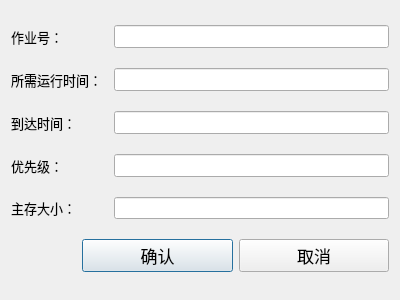
<?xml version="1.0" encoding="UTF-8"?>
<ui version="4.0">
 <class>Dialog</class>
 <widget class="QDialog" name="Dialog">
  <property name="geometry">
   <rect>
    <x>0</x>
    <y>0</y>
    <width>400</width>
    <height>300</height>
   </rect>
  </property>
  <property name="windowTitle">
   <string>Dialog</string>
  </property>
  <layout class="QGridLayout" name="gridLayout">
   <item row="2" column="0" colspan="2">
    <widget class="QLabel" name="label_2">
     <property name="font">
      <font>
       <pointsize>10</pointsize>
      </font>
     </property>
     <property name="text">
      <string>到达时间：</string>
     </property>
     <property name="margin">
      <number>10</number>
     </property>
    </widget>
   </item>
   <item row="3" column="3">
    <widget class="QLineEdit" name="lineEditPriority">
     <property name="font">
      <font>
       <pointsize>10</pointsize>
      </font>
     </property>
    </widget>
   </item>
   <item row="1" column="0" colspan="2">
    <widget class="QLabel" name="label_4">
     <property name="font">
      <font>
       <pointsize>10</pointsize>
      </font>
     </property>
     <property name="text">
      <string>所需运行时间：</string>
     </property>
     <property name="margin">
      <number>10</number>
     </property>
    </widget>
   </item>
   <item row="5" column="1" colspan="3">
    <layout class="QHBoxLayout" name="horizontalLayout">
     <item>
      <widget class="QPushButton" name="pushButton">
       <property name="font">
        <font>
         <pointsize>13</pointsize>
        </font>
       </property>
       <property name="text">
        <string>确认</string>
       </property>
      </widget>
     </item>
     <item>
      <widget class="QPushButton" name="pushButton_2">
       <property name="font">
        <font>
         <pointsize>13</pointsize>
        </font>
       </property>
       <property name="text">
        <string>取消</string>
       </property>
      </widget>
     </item>
    </layout>
   </item>
   <item row="1" column="3">
    <widget class="QLineEdit" name="lineEditRequiredRunningTime">
     <property name="font">
      <font>
       <pointsize>10</pointsize>
      </font>
     </property>
    </widget>
   </item>
   <item row="0" column="0">
    <widget class="QLabel" name="label">
     <property name="font">
      <font>
       <pointsize>10</pointsize>
      </font>
     </property>
     <property name="text">
      <string>作业号：</string>
     </property>
     <property name="margin">
      <number>10</number>
     </property>
    </widget>
   </item>
   <item row="3" column="0">
    <widget class="QLabel" name="label_3">
     <property name="font">
      <font>
       <pointsize>10</pointsize>
      </font>
     </property>
     <property name="text">
      <string>优先级：</string>
     </property>
     <property name="margin">
      <number>10</number>
     </property>
    </widget>
   </item>
   <item row="0" column="3">
    <widget class="QLineEdit" name="lineEditPid">
     <property name="font">
      <font>
       <pointsize>10</pointsize>
      </font>
     </property>
    </widget>
   </item>
   <item row="2" column="3">
    <widget class="QLineEdit" name="lineEditArrivalTime">
     <property name="font">
      <font>
       <pointsize>10</pointsize>
      </font>
     </property>
    </widget>
   </item>
   <item row="4" column="0">
    <widget class="QLabel" name="label_5">
     <property name="font">
      <font>
       <pointsize>10</pointsize>
      </font>
     </property>
     <property name="text">
      <string>主存大小：</string>
     </property>
     <property name="margin">
      <number>10</number>
     </property>
    </widget>
   </item>
   <item row="4" column="3">
    <widget class="QLineEdit" name="lineEditOccupiedMemorySize"/>
   </item>
  </layout>
 </widget>
 <resources/>
 <connections/>
</ui>
